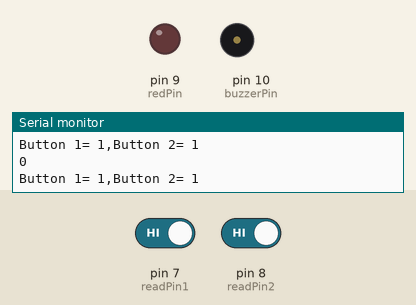
Simulated run of this sketch. Board: Arduino Uno, built with avr-gcc and run on an emulated ATmega328P. On the bench: output pins drawn as LEDs (lit = HIGH), buzzer (waves = sounding, pin HIGH), the last lines printed to the serial monitor. The test bench sets the inputs (shaded band); at power-on: pin 8 (readPin2) HIGH, pin 7 (readPin1) HIGH.

Above: at 1.8 s.
1.9 s: pin 8 (readPin2) driven LOW
4.9 s: pin 7 (readPin1) driven LOW
6.5 s: pin 8 (readPin2) driven HIGH
At 9.4 s:
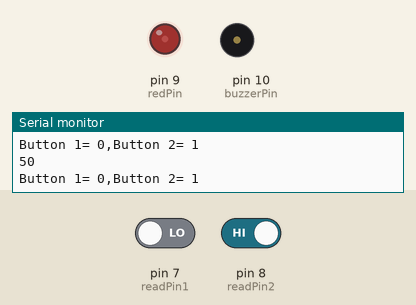
9.5 s: pin 7 (readPin1) driven HIGH
At 10.0 s:
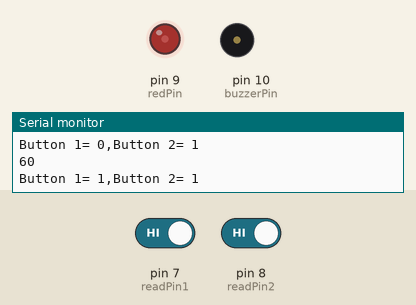
11.0 s: pin 7 (readPin1) driven LOW
At 13.4 s:
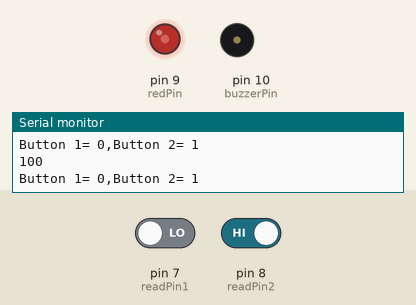
Timing chart, 0 to 22.5 s (numbered marks = the images above; inputs shaded):
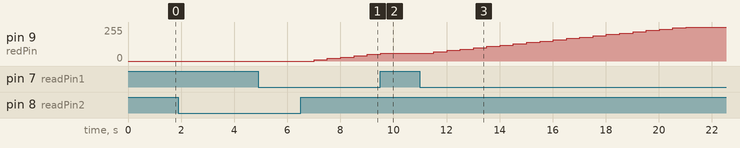

The sketch:

dimmable.ino
```cpp
int redPin=9;
int buzzerPin=10;
int readPin1=7;
int readPin2=8;
int LEDstate=0;
int buttonOld1=0;
int buttonOld2=0;
int buttonNew1;
int buttonNew2;
int j;
int dt=500;
int buzzDelay=1;
int brightness=0;
void setup() {
  // put your setup code here, to run once:
  pinMode(readPin1,INPUT);
  pinMode(readPin2,INPUT);
  pinMode(buzzerPin,OUTPUT);
  pinMode(redPin,OUTPUT);
  Serial.begin(9600);

}

void loop() {
  // put your main code here, to run repeatedly:
  buttonNew1=digitalRead(readPin1);
  buttonNew2=digitalRead(readPin2);
  Serial.print("Button 1= ");
  Serial.print(buttonNew1);
  Serial.print(",");
  Serial.print("Button 2= ");
  Serial.println(buttonNew2);
  delay(dt);
  if(buttonNew1==0){
    brightness=brightness+10;
  }
  if(buttonNew2==0){
    brightness=brightness-10;
  }
  Serial.println(brightness);
  if(brightness>255){
    brightness=255;
    digitalWrite(buzzerPin,HIGH);
    delay(buzzDelay);
    digitalWrite(buzzerPin,LOW);
    Serial.println("Buzz High");
  }
  if(brightness<0){
    brightness=0;
    digitalWrite(buzzerPin,HIGH);
    delay(buzzDelay);
    digitalWrite(buzzerPin,LOW);
    Serial.println("Buzz Low");
  }
  analogWrite(redPin,brightness);


}
```

Measured:
- after the input at 6.5 s, pin 9 (redPin): moves from 0/255 to 50/255 over 2.0 s, starting after 0.51 s
- after the input at 9.5 s, pin 9 (redPin): goes on until 9.5 s, then stays 60/255
- after the input at 11.0 s, pin 9 (redPin): moves from 60/255 to 255/255 over 9.5 s, starting after 0.52 s
